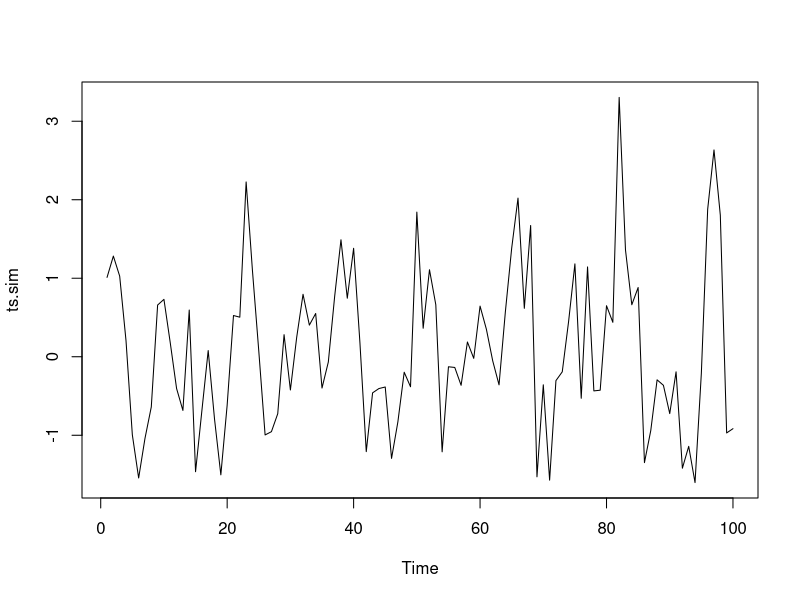
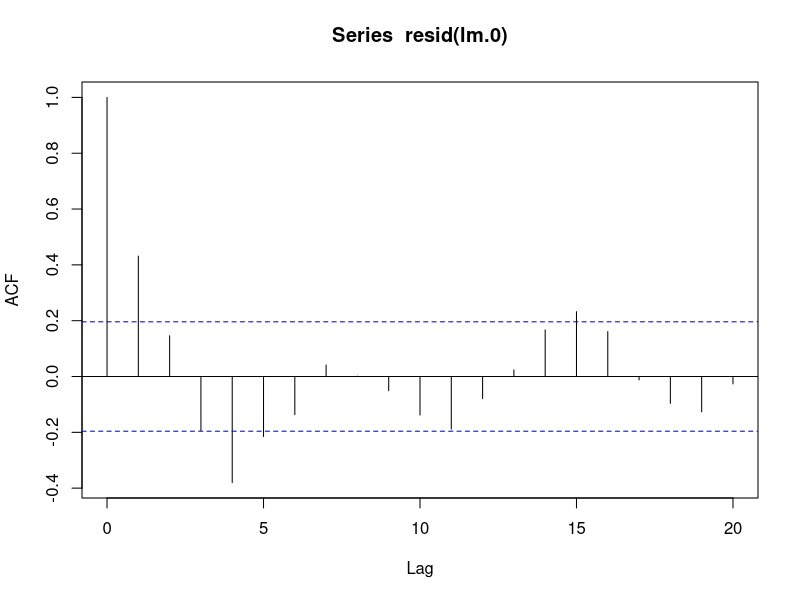
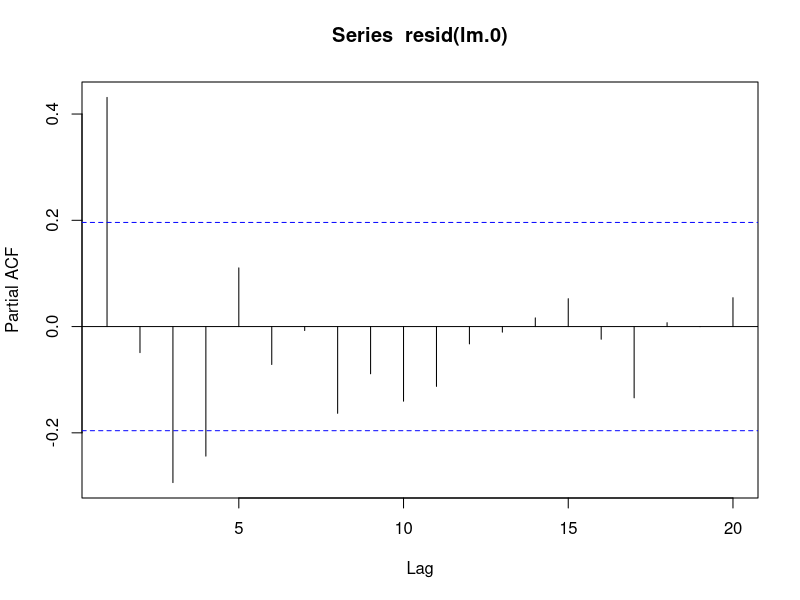
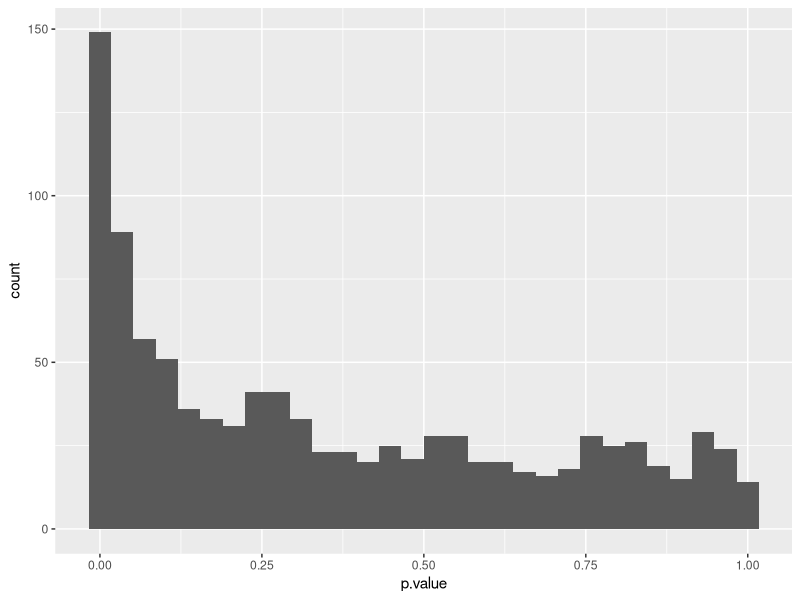

Write the R code that produced these figures, in order. (Note: this script raises an error after producing the figures.)
## ---- chunk 1
#Load libraries
library(nlme) 
library(tidyverse)
library(lmtest)
library(broom.mixed)
## ---- chunk 2
ts.sim<-arima.sim(list(order=c(1,0,0)#specifying that this is an AR1 model 1st order
                       , ar=0.5),#autoregressive coefficient
                  n=100) #number of obs
time <- c(1:100)
## ---- chunk 3
ts.plot(ts.sim)
## ---- chunk 4
lm.0 <- lm(ts.sim~time(ts.sim))
lm.0
anova(lm.0)

## ---- chunk 5
acf(resid(lm.0))
pacf(resid(lm.0))
## ---- chunk 6
dwtest(lm.0)
## ---- chunk 7
gls.0 <- gls(ts.sim~time(ts.sim))
summary(gls.0)
gls.00 <- gls(ts.sim~time(ts.sim), corr=corAR1())
summary(gls.00)
anova(gls.0, gls.00)

## ---- chunk 8
rerun(1000, {ts.sim<-arima.sim(list(order=c(1,0,0), ar=0.5), n=100) 
time <- c(1:100)
lm.0 <- lm(ts.sim~time(ts.sim))})%>% 
map_dfr(glance) %>% 
  ggplot(aes(x = p.value)) +
  geom_histogram()

# Rerun x1000 with lm1 
rerun(1000, # how many reruns we want 
      {# THE SIMULATION WE WANT OT RERUN: 
ts.sim<-arima.sim(list(order=c(1,0,0), ar=0.5), n=100) 
time <- c(1:100)
# THE FUNCTION WE WANT TO RERUN:
gls(ts.sim ~ time, #         same as in lm1, y = simulation, x = time
             corr = corAR1()) #     with 1st order  
}) %>% # piping it into glance to get an overview (i think)
map_dfr(glance) %>% # piping it directly into ggplot 
  ggplot(aes(x = p.value)) + 
  geom_histogram() + # and making a histogram
  theme_bw(base_size = 16)
  
# Histogram should be flat, it's not, I'll rerun with different model (gls)
## ---- chunk 9
data(LakeHuron)
summary(LakeHuron)
## ---- chunk 10
plot(LakeHuron)
## ---- chunk 11
mod1<-lm(LakeHuron~time(LakeHuron))
summary(mod1)
## ---- chunk 12
acf(resid(mod1))
pacf(resid(mod1))
## ---- chunk 13
year<-time(LakeHuron)
fit.gls<-gls(LakeHuron~year)
summary(fit.gls)
## ---- chunk 14
fit2.gls<-gls(LakeHuron~year, corr=corAR1())
summary(fit2.gls)
anova(fit.gls,fit2.gls)
## ---- chunk 15
fit3.gls <- gls(LakeHuron~year, corr=corARMA(p=2,q=0))
summary(fit3.gls)
anova(fit.gls,fit2.gls, fit3.gls)
